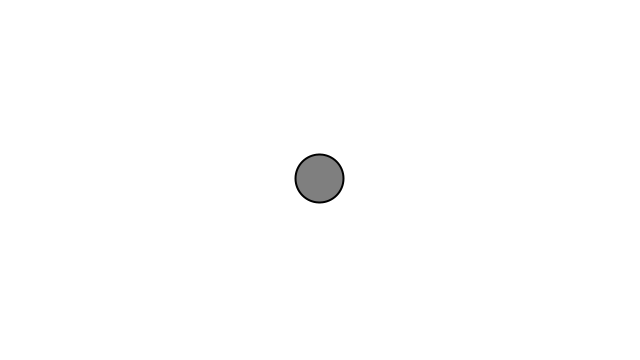
Frame 1 (no input)
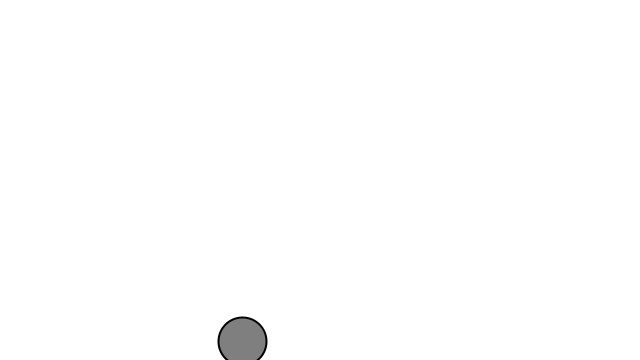
Frame 60 (the mouse pressed at the canvas centre just before this capture)
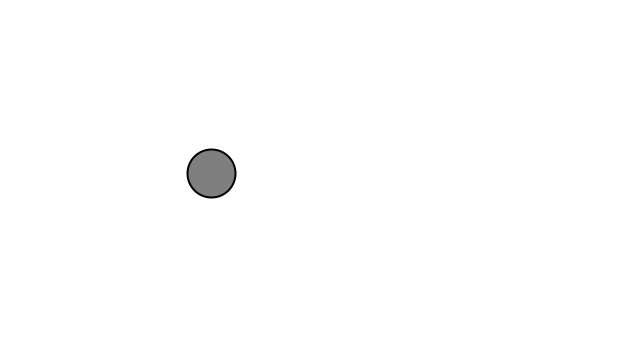
Frame 120 (the mouse held since frame 60 and released just before this capture)

The Processing sketch that drew these frames (run headless with seeded random() and noise(); from frame 60 on, the mouse is pressed at the canvas centre):

// Processing sketch: NOC_1_9_motion101_acceleration
// ── NOC_1_9_motion101_acceleration.pde
Mover mover;

void setup() {
  size(640,360);
  mover = new Mover(); 
}

void draw() {
  background(255);
  mover.update();
  mover.checkEdges();
  mover.display(); 
}


// ── Mover.pde
class Mover {

  PVector position;
  PVector velocity;
  PVector acceleration;
  float topspeed;

  Mover() {
    position = new PVector(width/2, height/2);
    velocity = new PVector(0, 0);
    topspeed = 6;
  }

  void update() {

    acceleration = PVector.random2D();
    acceleration.mult(random(2));

    velocity.add(acceleration);
    velocity.limit(topspeed);
    position.add(velocity);
  }

  void display() {
    stroke(0);
    strokeWeight(2);
    fill(127);
    ellipse(position.x, position.y, 48, 48);
  }

  void checkEdges() {

    if (position.x > width) {
      position.x = 0;
    } 
    else if (position.x < 0) {
      position.x = width;
    }

    if (position.y > height) {
      position.y = 0;
    } 
    else if (position.y < 0) {
      position.y = height;
    }
  }
}
